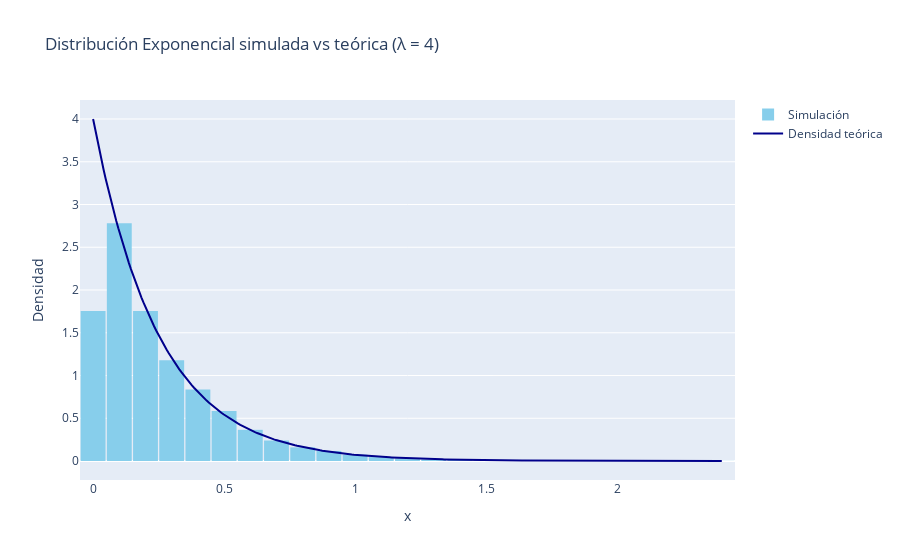

Notebook cell for this chart:
### Markdown cell above
## Ejemplo: Distribución exponencial

Sea $\lambda>0$, entonces a través del teorema se puede generar una v.a. exponencial.

Sea $U \sim Unif[0,1]$, entonces si $X\sim Exp(\lambda)$, entonces

$$f_{X}(x) = \lambda e^{-\lambda x}$$
y que 
$$F_X(x) = 1 - e^{-\lambda x}$$

Sabemos que $1-e^{-\lambda x} = U$, entonces $1-U = e^{-\lambda x}$, y tomando logaritmo, se tiene que 
$ \ln(1-U) = -\lambda x$ y como $U$ es uniforme entonces $U \sim 1-U$, por lo que depejando a $x$, se tiene que 
$$ X = -\frac{\ln(U)}{\lambda} \sim Exp(\lambda) $$

### Code cell
import numpy as np
import plotly.graph_objects as go

np.random.seed(123)

# Parámetros
lambd = 4
n = 10000

# Simulación exponencial
uniformes = np.random.random(n)
exponenciales = -np.log(uniformes)/lambd

# Curva teórica
x_vals = np.linspace(0, exponenciales.max(), 300)
y_vals = lambd * np.exp(-lambd * x_vals)

# Crear figura
fig = go.Figure()
fig.add_trace(go.Histogram(
    x=exponenciales.tolist(),          # convertir a lista
    nbinsx=40,
    histnorm='probability density',
    marker_color='skyblue',
    name='Simulación'
))

fig.add_trace(go.Scatter(
    x=x_vals.tolist(),                 # convertir a lista
    y=y_vals.tolist(),
    mode='lines',
    name='Densidad teórica',
    line={'color':'darkblue'}          # usar diccionario literal
))

fig.update_layout(
    title='Distribución Exponencial simulada vs teórica (λ = 4)',
    xaxis_title='x',
    yaxis_title='Densidad',
    bargap=0.05
)
fig.show()

### Figure 1 — Plotly figure (JSON) as saved in the notebook; plotly's stock layout.template omitted (floating-point values rounded to 4 significant figures; data arrays with more than 128 entries replaced by an {"elided": "..."} marker saying what was removed)
{"data": [{"histnorm": "probability density", "marker": {"color": "skyblue"}, "name": "Simulación", "nbinsx": 40, "type": "histogram", "x": {"elided": "10000 float values"}}, {"line": {"color": "darkblue"}, "mode": "lines", "name": "Densidad teórica", "type": "scatter", "x": {"elided": "300 float values"}, "y": {"elided": "300 float values"}}], "layout": {"bargap": 0.05, "title": {"text": "Distribución Exponencial simulada vs teórica (λ = 4)"}, "xaxis": {"title": {"text": "x"}}, "yaxis": {"title": {"text": "Densidad"}}}}
